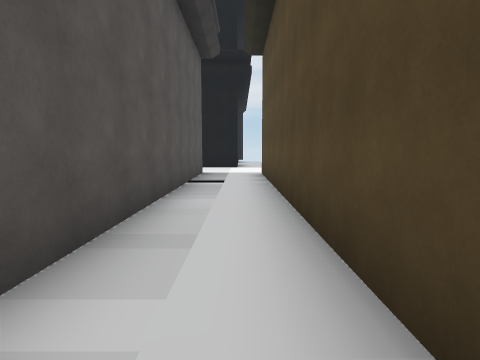
[1] (above)

24 first-person views from a walk through a scene from a Unity 3-D project. The camera is 1.5 m above the floor, tilts 6° down and sees 80° across. The floor is counted in squares, 2 m on a side. Each view is taken from the middle of a square. On the plan, view 1 faces up. The plan holds only what a view shows up to about 10 squares ahead; the rest is blank. The place goes on beyond the plan. Some animated figures are not drawn.

[2]
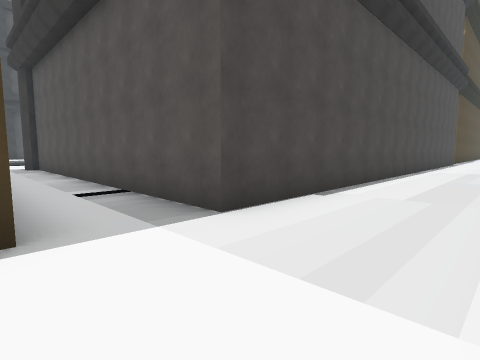

[3]
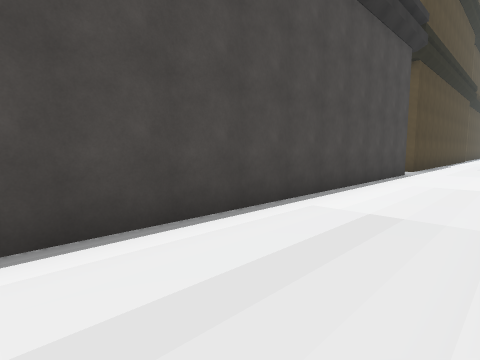

[4]
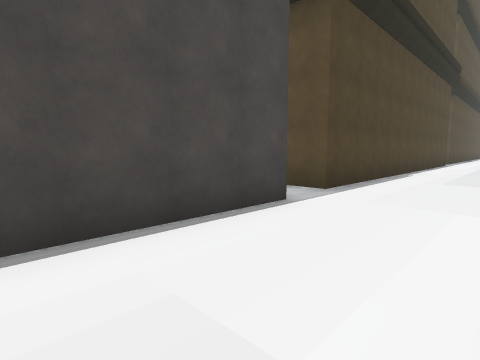

[5]
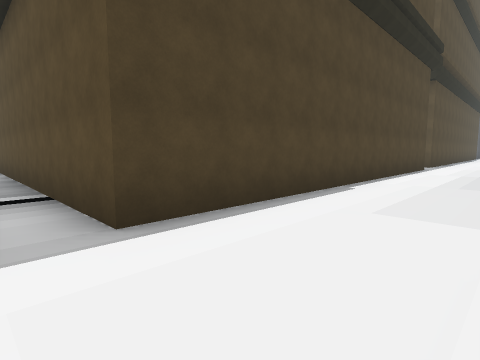

[6]
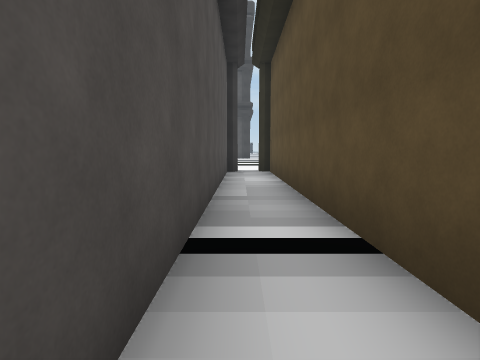

[7]
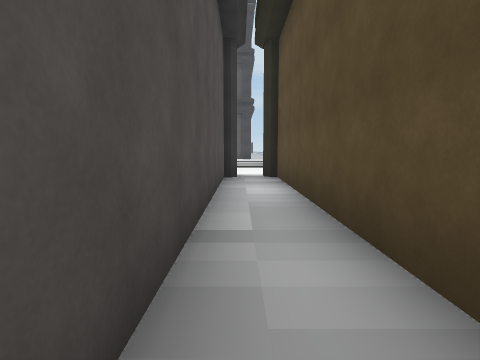

[8]
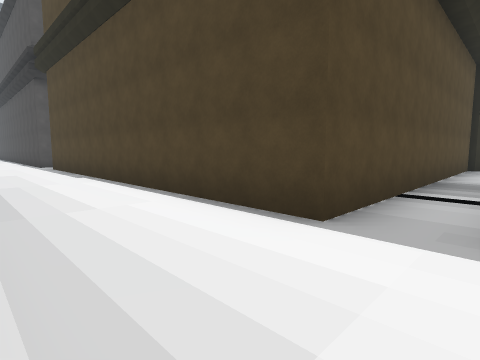

[9]
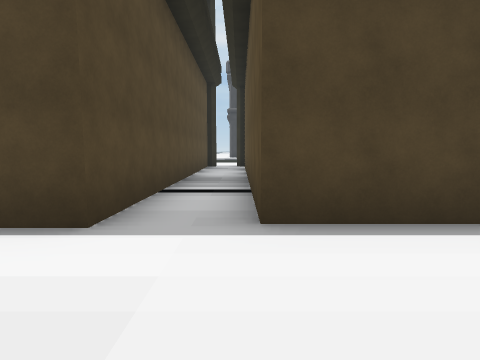

[10]
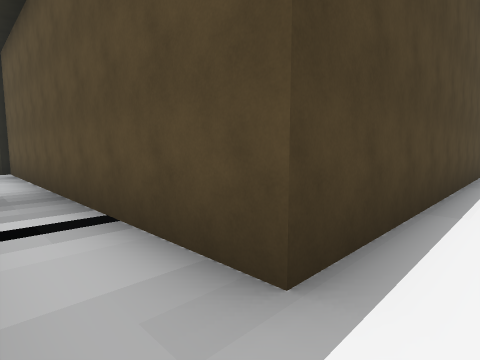

[11]
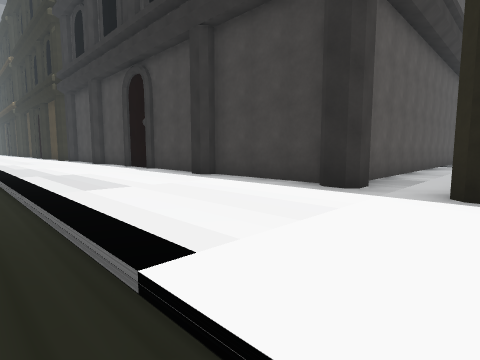

[12]
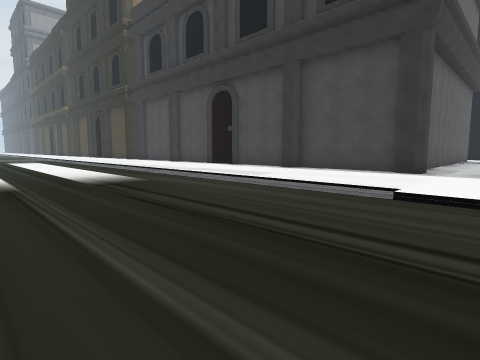

[13]
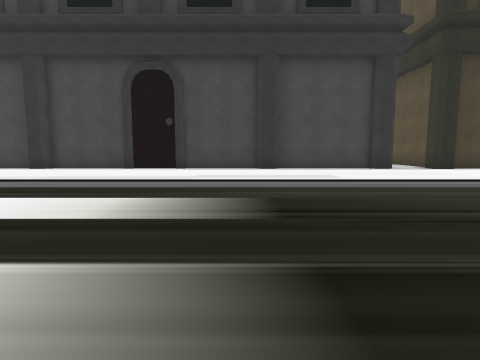

[14]
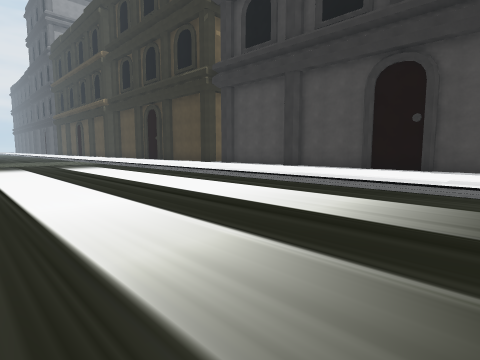

[15]
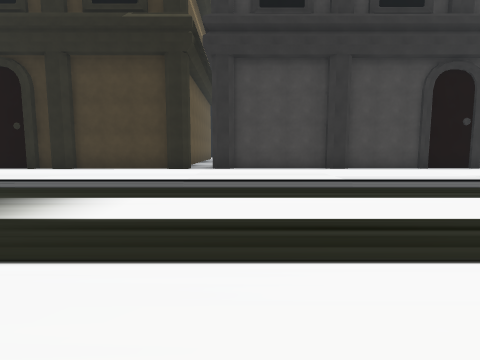

[16]
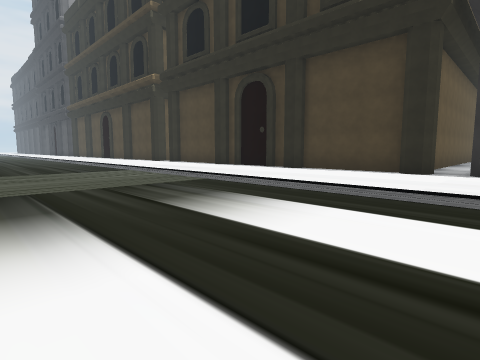

[17]
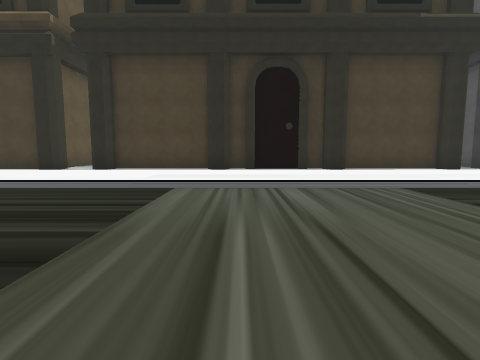

[18]
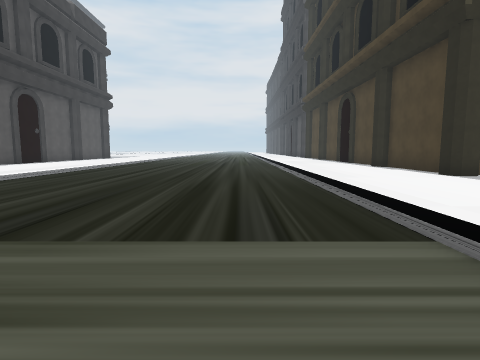

[19]
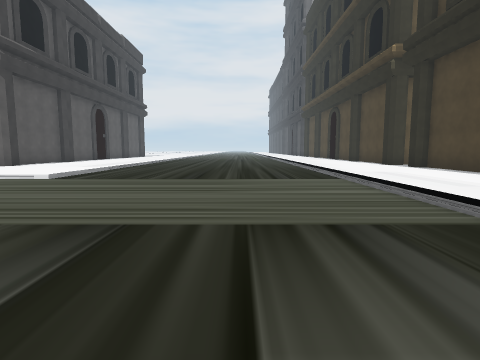

[20]
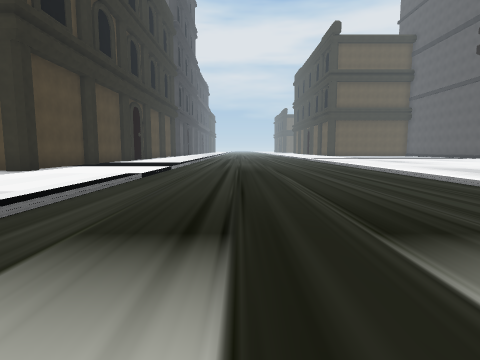

[21]
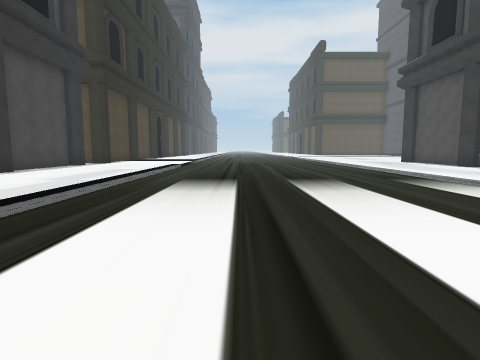

[22]
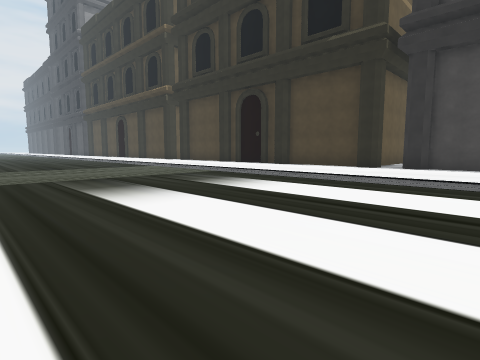

[23]
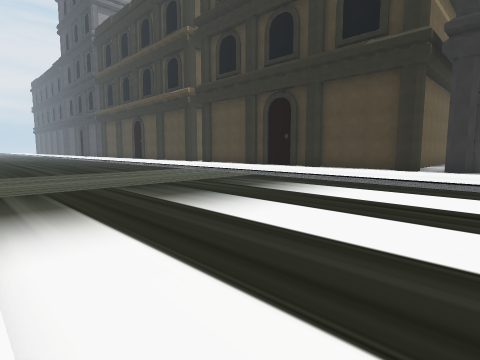

[24]
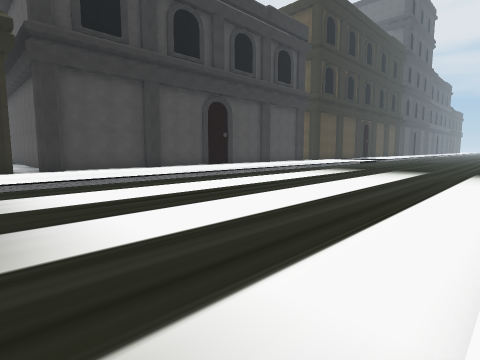

### Floor plan
Key: @ floor where view 1 was taken; # wall or solid block; x gap in a wall; . main floor; - floor 0.25 m lower than the main floor; / step, stairs or slope.
Columns run from 34 left of view 1 to 2 right of it. Each row starts with its distance up from view 1.
 12    ....... ................. .......
 11   ..................................
 10 ....................................
  9 ###..############.###############..#
  8   #..#          #.#             #..#
  7   #..#          #.#             #..#
  6   #..#          #.#             #..#
  5   #..#          #.#             #..#
  4   #..#          #.#             #..#
  3   #..#          #.#             #..#
  2   #..#          #.#             #..#
  1   #..#          #.#             #..#
  0   #..#          #.#             #.@#
 -1 ####x############x################.##
 -2 .....................................
 -3 .....................................
 -4 .....................................
 -5 .....................................
 -6 -------------------------------------
 -7 -------------------------------------
 -8 -------------------------------------
 -9 -------------------------------------
-10 -------------------------------------
-11 -------------------------------------
-12 -------------------------------------
-13 //// ///--   /////////     //////////
-14 ...  ...-                   .... ....
-15      ...                     ...  ...

Positions as (right, up) in squares from view 1, and headings:
1: (0, 0), facing up
2: (1, 12), facing down-left
3: (-7, 12), facing down-left
4: (-13, 12), facing down-left
5: (-17, 12), facing down-left
6: (-17, 9), facing down
7: (-17, 7), facing down
8: (-31, 12), facing down-right
9: (-31, 12), facing down
10: (-30, 10), facing down-left
11: (1, -6), facing up-left
12: (1, -10), facing up-left
13: (-6, -11), facing up
14: (-6, -11), facing up-left
15: (-16, -11), facing up
16: (-16, -10), facing up-left
17: (-25, -11), facing up
18: (-24, -7), facing left
19: (-19, -8), facing left
20: (-8, -8), facing right
21: (-13, -8), facing right
22: (-14, -12), facing up-left
23: (-15, -13), facing up-left
24: (-19, -13), facing up-right
